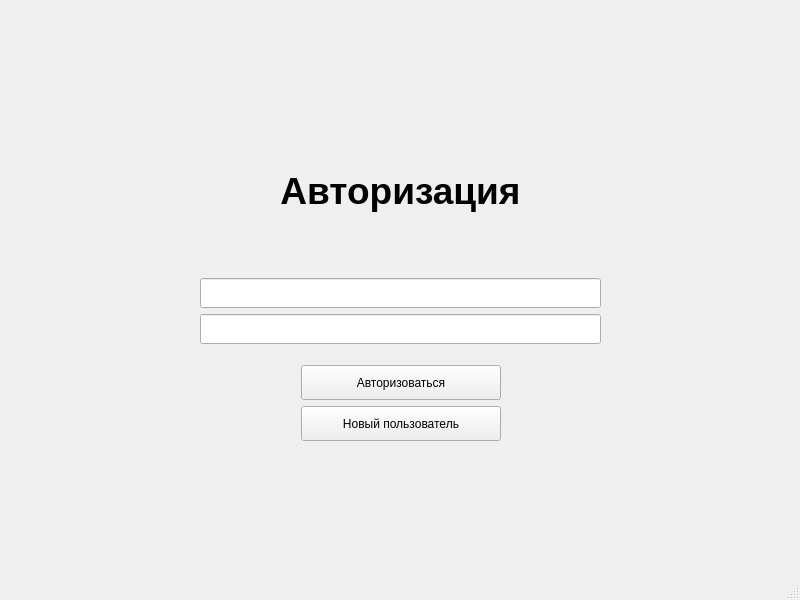
<?xml version="1.0" encoding="UTF-8"?>
<ui version="4.0">
 <class>MainWindow</class>
 <widget class="QMainWindow" name="MainWindow">
  <property name="geometry">
   <rect>
    <x>0</x>
    <y>0</y>
    <width>800</width>
    <height>600</height>
   </rect>
  </property>
  <property name="windowTitle">
   <string>MainWindow</string>
  </property>
  <widget class="QWidget" name="centralwidget">
   <widget class="QWidget" name="layoutWidget">
    <property name="geometry">
     <rect>
      <x>200</x>
      <y>110</y>
      <width>401</width>
      <height>331</height>
     </rect>
    </property>
    <layout class="QVBoxLayout" name="verticalLayout_2">
     <item>
      <spacer name="verticalSpacer_3">
       <property name="orientation">
        <enum>Qt::Vertical</enum>
       </property>
       <property name="sizeHint" stdset="0">
        <size>
         <width>20</width>
         <height>40</height>
        </size>
       </property>
      </spacer>
     </item>
     <item>
      <widget class="QLabel" name="label_3">
       <property name="text">
        <string>&lt;html&gt;&lt;head/&gt;&lt;body&gt;&lt;p&gt;&lt;span style=&quot; font-size:28pt; font-weight:700;&quot;&gt;Авторизация&lt;/span&gt;&lt;/p&gt;&lt;/body&gt;&lt;/html&gt;</string>
       </property>
       <property name="alignment">
        <set>Qt::AlignCenter</set>
       </property>
      </widget>
     </item>
     <item>
      <spacer name="verticalSpacer_2">
       <property name="orientation">
        <enum>Qt::Vertical</enum>
       </property>
       <property name="sizeHint" stdset="0">
        <size>
         <width>20</width>
         <height>20</height>
        </size>
       </property>
      </spacer>
     </item>
     <item>
      <layout class="QVBoxLayout" name="verticalLayout">
       <item>
        <widget class="QLineEdit" name="login_le">
         <property name="minimumSize">
          <size>
           <width>0</width>
           <height>30</height>
          </size>
         </property>
        </widget>
       </item>
       <item>
        <widget class="QLineEdit" name="password_le">
         <property name="minimumSize">
          <size>
           <width>0</width>
           <height>30</height>
          </size>
         </property>
        </widget>
       </item>
       <item>
        <spacer name="verticalSpacer">
         <property name="orientation">
          <enum>Qt::Vertical</enum>
         </property>
         <property name="sizeHint" stdset="0">
          <size>
           <width>20</width>
           <height>15</height>
          </size>
         </property>
        </spacer>
       </item>
       <item>
        <layout class="QHBoxLayout" name="horizontalLayout">
         <item>
          <spacer name="horizontalSpacer_2">
           <property name="orientation">
            <enum>Qt::Horizontal</enum>
           </property>
           <property name="sizeHint" stdset="0">
            <size>
             <width>40</width>
             <height>20</height>
            </size>
           </property>
          </spacer>
         </item>
         <item>
          <widget class="QPushButton" name="auth_btn">
           <property name="minimumSize">
            <size>
             <width>200</width>
             <height>35</height>
            </size>
           </property>
           <property name="maximumSize">
            <size>
             <width>200</width>
             <height>16777215</height>
            </size>
           </property>
           <property name="layoutDirection">
            <enum>Qt::LeftToRight</enum>
           </property>
           <property name="text">
            <string>Авторизоваться</string>
           </property>
          </widget>
         </item>
         <item>
          <spacer name="horizontalSpacer">
           <property name="orientation">
            <enum>Qt::Horizontal</enum>
           </property>
           <property name="sizeHint" stdset="0">
            <size>
             <width>40</width>
             <height>20</height>
            </size>
           </property>
          </spacer>
         </item>
        </layout>
       </item>
      </layout>
     </item>
     <item>
      <layout class="QHBoxLayout" name="horizontalLayout_2">
       <item>
        <spacer name="horizontalSpacer_3">
         <property name="orientation">
          <enum>Qt::Horizontal</enum>
         </property>
         <property name="sizeHint" stdset="0">
          <size>
           <width>40</width>
           <height>20</height>
          </size>
         </property>
        </spacer>
       </item>
       <item>
        <widget class="QPushButton" name="reg_btn">
         <property name="minimumSize">
          <size>
           <width>200</width>
           <height>35</height>
          </size>
         </property>
         <property name="maximumSize">
          <size>
           <width>200</width>
           <height>16777215</height>
          </size>
         </property>
         <property name="layoutDirection">
          <enum>Qt::LeftToRight</enum>
         </property>
         <property name="text">
          <string>Новый пользователь</string>
         </property>
        </widget>
       </item>
       <item>
        <spacer name="horizontalSpacer_4">
         <property name="orientation">
          <enum>Qt::Horizontal</enum>
         </property>
         <property name="sizeHint" stdset="0">
          <size>
           <width>40</width>
           <height>20</height>
          </size>
         </property>
        </spacer>
       </item>
      </layout>
     </item>
    </layout>
   </widget>
  </widget>
  <widget class="QMenuBar" name="menubar">
   <property name="geometry">
    <rect>
     <x>0</x>
     <y>0</y>
     <width>800</width>
     <height>23</height>
    </rect>
   </property>
  </widget>
  <widget class="QStatusBar" name="statusbar"/>
 </widget>
 <resources/>
 <connections/>
</ui>
